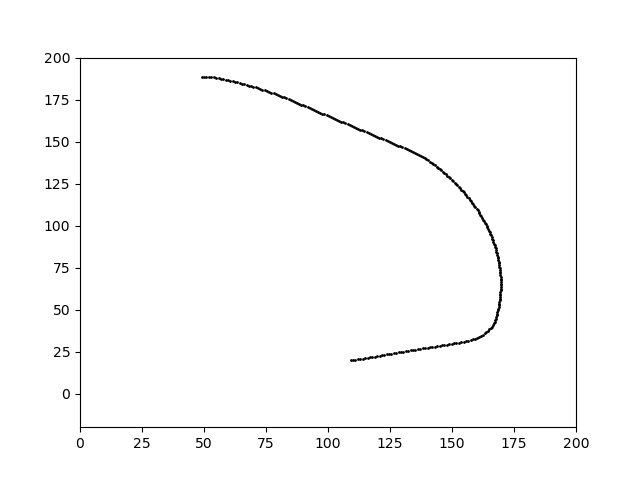

Write the Python code that produced this figure.

from matplotlib import get_backend
from matplotlib.patches import Rectangle
import matplotlib.pyplot as plt
import numpy as np
import math







class World:
    def __init__(self):
        self.obstacle_x = 70
        self.obstacle_y  = 90
        self.obstacle_width = 50
        self.obstacle_height = 50
        self.vehicle1_x = 30
        self.vehicle1_y = 10
        self.robot_x = 49
        self.robot_y = 180
        self.trailer_x = self.robot_x - 23
        self.trailer_y = self.robot_y
        self.robot_theta = 0
        self.trailer_theta = 0
        self.vehicle_width = 22
        self.vehicle_height = 17.5
        self.padding = 2
        self.robot_start = [self.robot_x, self.robot_y + self.vehicle_height/2,0]
        self.trailer_start = [self.trailer_x,self.trailer_y +self.vehicle_height/2,0]
        self.robot_goal = [self.vehicle1_x + 2*self.vehicle_width + 30, 10 + self.vehicle_height/2,180]
        self.robot_wheelRadius = 1
        self.robot_wheelBase = 15
        self.robot_streering_angle = 40
        self.hitching_lenght = 25
        self.velocity = 1
        self.vel_L = [5,2,1,0,-1,-2,-5]
        self.vel_R = [5,2,1,0,-1,-2,-5]
        self.park_point = False
        self.robot_boundary = [[self.robot_x,self.robot_y,1],[self.robot_x+self.vehicle_width,self.robot_y,1],[self.robot_x+self.vehicle_width,self.robot_y+self.vehicle_height,1],[self.robot_x,self.robot_y+self.vehicle_height,1]]
        self.obstacle = [[self.obstacle_x-self.padding,self.obstacle_y-self.padding],[self.obstacle_x+self.obstacle_width+self.padding,self.obstacle_y-self.padding],[self.obstacle_x+self.obstacle_width+self.padding,self.obstacle_y+self.obstacle_height+self.padding],[self.obstacle_x-self.padding,self.obstacle_y+self.obstacle_height+self.padding]]
        self.vehicle1 = [[self.vehicle1_x-self.padding,self.vehicle1_y-self.padding],[self.vehicle1_x+self.vehicle_width+self.padding,self.vehicle1_y-self.padding],[self.vehicle1_x+self.vehicle_width+self.padding,self.vehicle1_y+self.vehicle_height+self.padding],[self.vehicle1_x-self.padding,self.vehicle1_y+self.vehicle_height+self.padding]]
        self.robot_bound = [[-1,21,21,-1],[-7.5,-7.5,7.5,7.5],[1,1,1,1]]
        self.trailer_bound = [[-1,11,11,-1],[-7.5,-7.5,7.5,7.5],[1,1,1,1]]


    def world_create(self,x,y,theta,xt,yt,theta_t):
        fig = plt.figure("Animation")
        ax = fig.add_subplot(111)
        obstacle_draw = Rectangle((self.obstacle_x, self.obstacle_y),self.obstacle_width,self.obstacle_height,color= "black")
        vehicle1_draw = Rectangle((self.vehicle1_x,self.vehicle1_y),self.vehicle_width,self.vehicle_height,color='red')
        robot_draw = Rectangle((self.robot_x,self.robot_y),self.vehicle_width,self.vehicle_height,color='orange')
        trailer_draw = Rectangle((self.trailer_x,self.trailer_y),10,self.vehicle_height,color='orange')
        parking_position = Rectangle((self.vehicle1_x+self.vehicle_width+15,0),(2*self.vehicle_width)+30,(self.vehicle_height*2),fc='none',ec='g',lw=2)
        ax.add_patch(robot_draw)
        ax.add_patch(trailer_draw)
        ax.add_patch(vehicle1_draw)
        ax.add_patch(obstacle_draw)
        ax.add_patch(parking_position)
        plt.plot(x,y,"sk")
        boundary = self.boundry(x,y,theta)
        boundary_t = self.boundry(xt,yt,theta_t,'trailer')
        X = []
        Y = []
        for x,y in boundary:
            X.append(x)
            Y.append(y)
        plt.plot(X,Y,color='orange')
        X = []
        Y = []
        for x,y in boundary_t:
            X.append(x)
            Y.append(y)
        plt.plot(X,Y,color='orange')
        plt.xlim([0,200])
        plt.ylim([-20,200])
        for point in trajectory:
            plt.scatter(point[0],point[1],color="black",s=1)
        return

    def neighbours(self,x,y,theta,xt,yt,theta_t):
        neighbours = []
        for i in [-self.robot_streering_angle,0,self.robot_streering_angle] :
            x_dot = self.velocity * math.cos(theta*(math.pi/180))
            y_dot = self.velocity * math.sin(theta*(math.pi/180))
            theta_dot = (self.velocity*math.tan(i*(math.pi/180))/self.robot_wheelBase)*(180/math.pi)
            xt_dot = self.velocity * math.cos(theta_t*(math.pi/180))
            yt_dot = self.velocity * math.sin(theta_t*(math.pi/180))
            theta_t_dot = (self.velocity*math.sin((theta-theta_t)*(math.pi/180))/self.hitching_lenght)*(180/math.pi)
            if(self.valid_point(x+x_dot,y+y_dot,theta+theta_dot,xt+xt_dot,yt+yt_dot,theta_t+theta_t_dot)):
                neighbours.append([round(x+x_dot,2),round(y+y_dot,2),(round(theta+theta_dot,2))%360,round(xt+xt_dot,2),round(yt+yt_dot,2),(round(theta_t+theta_t_dot,2)+360)%360,1,i])
            if(self.valid_point(x-x_dot,y-y_dot,theta-theta_dot,xt-xt_dot,yt-yt_dot,theta_t-theta_t_dot)):
                neighbours.append([round(x-x_dot,2),round(y-y_dot,2),(round(theta-theta_dot,2))%360,round(xt-xt_dot,2),round(yt-yt_dot,2),(round(theta_t-theta_t_dot,2)+360)%360,-1,i])
        return neighbours
    
    def valid_point(self,x,y,theta,xt,yt,theta_t):
        boundary = self.boundry(x,y,theta)
        boundary_t = self.boundry(xt,yt,theta_t,"trailer")
        if x < 1 or y < self.vehicle_height or x > 200 - self.vehicle_width or y > 200 - self.vehicle_height/2.0:
            return False
        collision_check1 = self.intersection_check(boundary,self.obstacle)
        collision_check2 = self.intersection_check(boundary,self.vehicle1)
        collision_check3 = self.intersection_check(boundary_t,self.vehicle1)
        collision_check4 = self.intersection_check(boundary_t,self.obstacle)
        if (collision_check1 or collision_check2 or collision_check3 or collision_check4):
            return False
        return True

    def boundry(self,x,y,theta,vehicle_type='car'):
        theta_new = (theta - self.robot_start[2])*(math.pi/180)
        homo_matrix = [[math.cos(theta_new),-math.sin(theta_new),x],[math.sin(theta_new),math.cos(theta_new),y]]
        if vehicle_type == 'car':
            matrix = np.dot(homo_matrix,self.robot_bound)
        else:
            matrix = np.dot(homo_matrix,self.trailer_bound)
        updated_boundary =  [[matrix[0][0],matrix[1][0]],[matrix[0][1],matrix[1][1]],[matrix[0][2],matrix[1][2]],[matrix[0][3],matrix[1][3]]]
        return updated_boundary
    
    def intersection_check(self,polygonA, polygonB):
        polygons = [polygonA,polygonB]
        minA, minB, maxA, maxB, projected, i, j, k = None, None, None, None, None, None, None, None
        for i in range(len(polygons)):
            polygon = polygons[i]
            for j in range(len(polygon)):
                vertice_1 = j
                vertice_2 = (vertice_1 + 1) % len(polygon)
                p1 = polygon[vertice_1]
                p2 = polygon[vertice_2]
                normal = {'x':p2[1] - p1[1],'y':p1[0]-p2[0]}
                minA, maxA = None, None 
                for k in range(len(polygonA)):
                    projected = normal['x'] * polygonA[k][0] + normal['y']*polygonA[k][1]
                    if (minA is None) or (projected < minA):
                        minA = projected
                    if (maxA is None) or (projected > maxA):
                        maxA = projected

                minB, maxB = None, None 
                for k in range(len(polygonB)):
                    projected = normal['x'] * polygonB[k][0] + normal['y']*polygonB[k][1]
                    if (minB is None) or (projected < minB):
                        minB = projected
                    if (maxB is None) or (projected > maxB):
                        maxB = projected
                if (maxA < minB) or (maxB < minA):
                    return False
        return True
                
    def cost(self,x1,y1,x2,y2):
        distance = math.sqrt((pow(x1-x2,2)+pow(y1-y2,2)))
        return distance
    
    def hurestic_function(self,x,y,theta,xt,yt,theta_t,vel):
        _theta = 0
        theta = (theta+360)%360
        theta_t = (theta_t+360)%360
        if theta_t == 0:
            theta_t= 360
        reverse_penalty = 0
        turn_penalty = 0
        obstacle_penalty = 0
        distance = math.sqrt((pow(self.robot_goal[0]-x,2)+pow(self.robot_goal[1]-y,2)))
        distance += math.sqrt(((pow((self.robot_goal[0]-self.vehicle_width)-(x+self.vehicle_width*math.cos(theta*(math.pi/180))),2)+pow((self.robot_goal[1]+self.vehicle_height)-(y+self.vehicle_height*math.sin(theta*(math.pi/180))),2))))
        if self.straight_available(x,y,xt,yt) and not(x > self.robot_goal[0]-5 and y > self.robot_goal[1]-5 and x <self.robot_goal[0]+5 and y <self.robot_goal[1]+5):
            _theta = abs((360 + (math.atan2(y-self.robot_goal[1],x-self.robot_goal[0]))*(180/math.pi))%360 - theta+180)
        else:
            _theta = 180
        if self.intersection_check([[x-15,y],[x+200*math.cos(theta*(math.pi/180))-15,y+200*math.sin(theta*(math.pi/180))],[15+x+200*math.cos(theta*(math.pi/180)),y+200*math.sin(theta*(math.pi/180))],[x+15,y]],self.obstacle):
            obstacle_penalty +=10
        if self.intersection_check([[x-15,y],[x+200*math.cos(theta*(math.pi/180))-15,y+200*math.sin(theta*(math.pi/180))],[15+x+200*math.cos(theta*(math.pi/180)),y+200*math.sin(theta*(math.pi/180))],[x+15,y]],self.obstacle):
            obstacle_penalty +=10
        if vel < 0:
            reverse_penalty = 1
        if abs(theta-theta_t)>15 and not(x > self.robot_goal[0]-5 and y > self.robot_goal[1]-5 and x <self.robot_goal[0]+5 and y <self.robot_goal[1]+5):
            turn_penalty = 5
        hurestic = distance + _theta + reverse_penalty + turn_penalty + obstacle_penalty 
        return hurestic

    def straight_available(self,x,y,xt,yt):
        boundary_line = [[x,y],[self.robot_goal[0],self.robot_goal[1]],[self.robot_goal[0]+1,self.robot_goal[1]],[x+1,y]]
        boundary_line_t = [[xt,yt],[self.robot_goal[0]+50,self.robot_goal[1]],[self.robot_goal[0]+1+50,self.robot_goal[1]],[xt+1,yt]]
        if (self.intersection_check(boundary_line,self.obstacle)) or (self.intersection_check(boundary_line,self.vehicle1)) or (self.intersection_check(boundary_line_t,self.obstacle)) or (self.intersection_check(boundary_line_t,self.vehicle1)):
            return False
        return True

    def priority(self,queue):
        min = math.inf
        index = 0
        for i in range(len(queue)):
            _,value,_,_ = queue[i]
            if value < min:
                min = value
                index = i
        return index
    
    def visit_checker(self,curr_node,visited):
        for x,y,theta,xt,yt,th_t in visited:
            if curr_node[0] == x and curr_node[1] == y and curr_node[2] == theta and curr_node[3]==xt and curr_node[4]==yt and curr_node[5]== th_t:
                return True
        return False

    def A_star_algo(self):
        queue = []
        visited = []
        start = [self.robot_start[0],self.robot_start[1],self.robot_start[2],self.trailer_start[0],self.trailer_start[1],self.trailer_start[2]]
        f = 0
        g = 0
        path = [start]
        queue.append((start,f,g,path))
        while len(queue) > 0:
            index = self.priority(queue)
            (shortest,_,g_value,path) = queue[index]
            queue.pop(index)
            if not (self.visit_checker([round(shortest[0]),round(shortest[1]),round(shortest[2]),round(shortest[3]),round(shortest[4]),round(shortest[5])],visited)):
                visited.append([round(shortest[0]),round(shortest[1]),round(shortest[2]),round(shortest[3]),round(shortest[4]),round(shortest[5])])
                if round(shortest[0]) <= self.robot_goal[0]+5 and round(shortest[0]) >= self.robot_goal[0]-5 and round(shortest[1]) <= self.robot_goal[1]+5 and round(shortest[1]) >= self.robot_goal[1]-5 and shortest[2] <= self.robot_goal[2]+15 and shortest[2] >= self.robot_goal[2]-15:
                    return path
                neighbours = self.neighbours(shortest[0],shortest[1],shortest[2],shortest[3],shortest[4],shortest[5])
                for neighbour in neighbours:
                    print(neighbour)
                    vel = neighbour[6]
                    turn = neighbour[7]
                    t_g = g_value + (0.1*self.cost(shortest[0],shortest[1],neighbour[0],neighbour[1]))
                    t_f = t_g +(0.9*self.hurestic_function(neighbour[0],neighbour[1],neighbour[2],neighbour[3],neighbour[4],neighbour[5],vel))
                    queue.append((neighbour,t_f,t_g,path + [neighbour]))
        return path

if __name__ == "__main__":
    diff_drive_world = World()
    trajectory = diff_drive_world.A_star_algo()
    print("Reached")
    print(trajectory[-1])

    for point in trajectory:
        plt.cla()
        diff_drive_world.world_create(point[0],point[1],point[2],point[3],point[4],point[5])
        plt.pause(0.00001)


plt.figure("Axle Path")
plt.xlim([0,200])
plt.ylim([-20,200])
for point in trajectory:
    plt.scatter(point[0],point[1],color="black",s=1)
plt.show()
